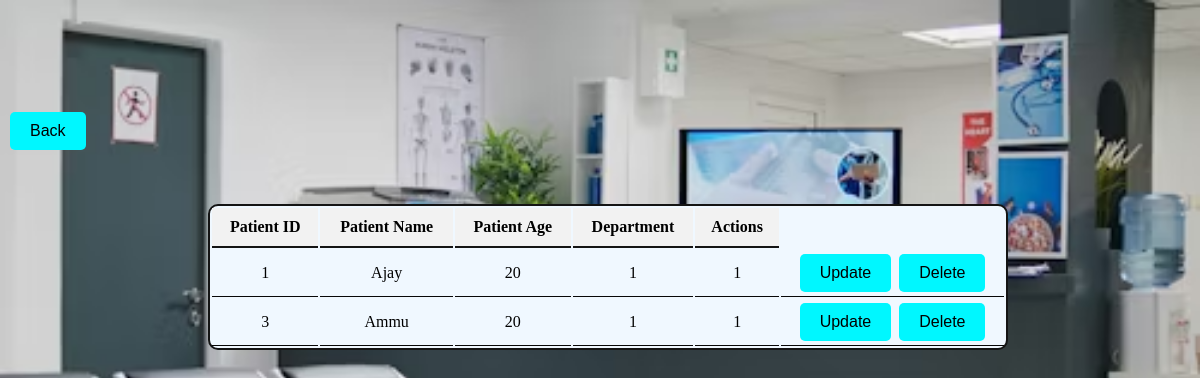
Before: /patientdet/ with the older database file.
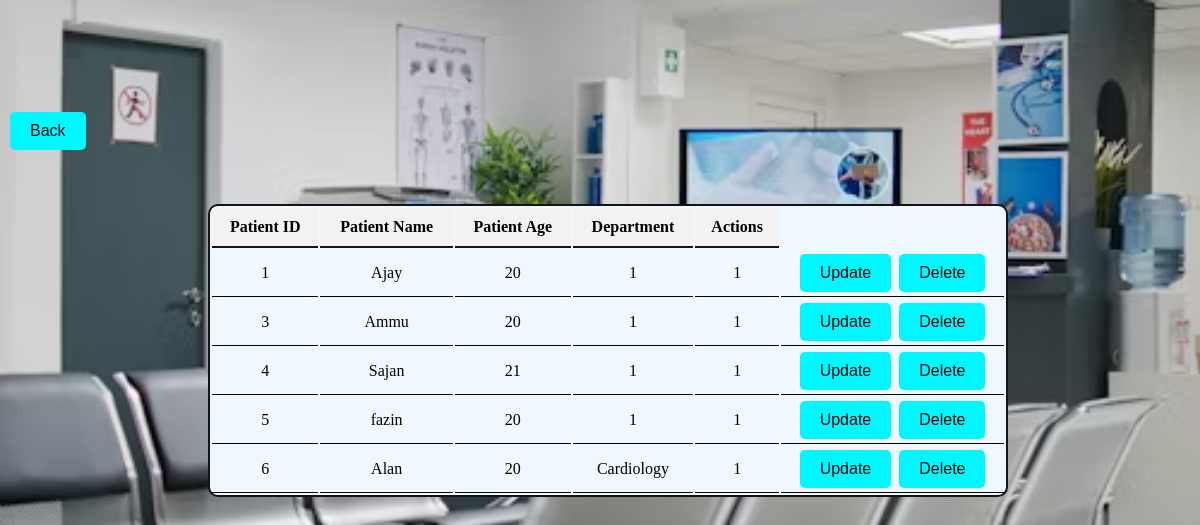
After: the same page with the newer database file.
### app1/models.py (models this page shows)
class Patient(models.Model):
    id = models.AutoField(primary_key=True)
    name = models.CharField(max_length=100)
    age = models.IntegerField()
    department = models.CharField(max_length=100)
    dname = models.CharField(max_length=100)

### app1/views.py (the view)
# urls.py: path('patientdet/', views.patientdet, name='patientdet'),
def patientdet(request):
    patients = Patient.objects.all()
    return render(request, 'patientdet.html', {'patients': patients})

### app1/templates/patientdet.html (shortened to what this page needs)
{% load static %}
<!DOCTYPE html>
<html>
    <head>
        <link rel="stylesheet" href="{% static 'css/patientdet.css' %}">
    </head>
    <body>
        <button class="directing"><a href="{% url 'home' %}">Back</a></button>
        <table>
            <tr>
                <th>Patient ID</th>
                <th>Patient Name</th>
                <th>Patient Age</th>
                <th>Department</th>
                <th>Actions</th>
            </tr>
            {% for patient in patients%}
            <tr>
                <td>{{patient.id}}</td>
                <td>{{patient.name}}</td>
                <td>{{patient.age}}</td>
                <td>{{patient.department}}</td>
                <td>{{patient.dname}}</td>
                <td><button class="direct"><a href="{% url 'upd_patient' patient.id %}">Update</a></button>
                <button class="direct"><a href="{% url 'del_patient' patient.id %}">Delete</a></button></td>
            </tr>
            {% endfor %}
        </table>
    </body>
</html>

### app1/static/css/patientdet.css (style rules this page uses)
table { width:800px; text-align: center; margin-left: 200px; margin-top: 50px; background-color: aliceblue; border: 2px solid #141414; border-radius: 10px; }
td { padding: 0px; border-bottom: 1px solid #070707; }
th { padding: 10px; background-color: #f2f2f2; border-bottom: 2px solid #141414; }
button { background-color: rgb(0, 247, 255); border: none; color: white; padding: 10px 20px; text-align: center; text-decoration: none; display: inline-block; font-size: 16px; margin: 4px 2px; cursor: pointer; border-radius: 5px; transition: background-color 0.3s ease; color: inherit; }
button a { text-decoration: none; color: inherit; display: block; width: 100%; height: 100%; }

Changed rows visible on the page:
added Patient: id "4", name "Sajan", age "21", department "1", dname "1"
added Patient: id "5", name "fazin", age "20", department "1", dname "1"
added Patient: id "6", name "Alan", age "20", department "Cardiology", dname "1"
